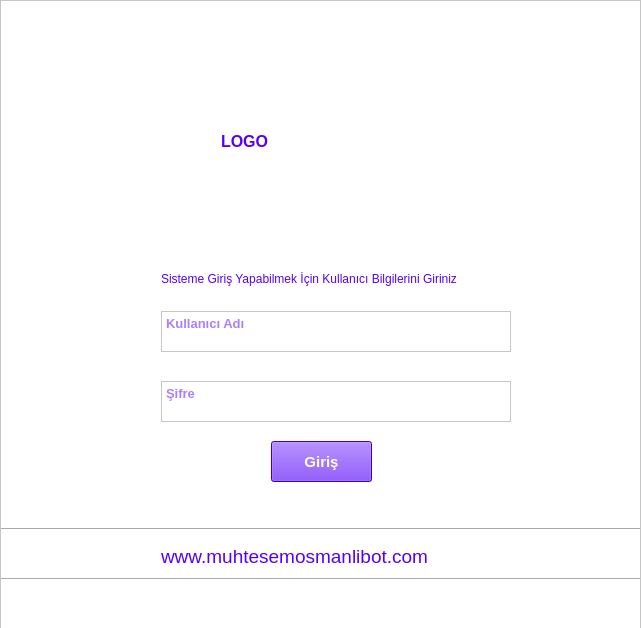
<?xml version="1.0" encoding="UTF-8"?>
<ui version="4.0">
 <class>MainWindow</class>
 <widget class="QMainWindow" name="MainWindow">
  <property name="geometry">
   <rect>
    <x>0</x>
    <y>0</y>
    <width>641</width>
    <height>628</height>
   </rect>
  </property>
  <property name="windowTitle">
   <string>MainWindow</string>
  </property>
  <property name="styleSheet">
   <string notr="true">selection-color: rgb(170, 170, 255);
background-color: rgb(167, 167, 167);
alternate-background-color: rgb(85, 0, 0);
selection-background-color: rgb(85, 255, 127);
</string>
  </property>
  <widget class="QWidget" name="centralwidget">
   <widget class="QScrollArea" name="scrollArea">
    <property name="geometry">
     <rect>
      <x>0</x>
      <y>0</y>
      <width>641</width>
      <height>641</height>
     </rect>
    </property>
    <property name="styleSheet">
     <string notr="true">color: rgb(85, 170, 0);
color: rgb(85, 0, 255);
selection-color: rgb(170, 170, 255);
border-top-color: rgb(255, 0, 0);
background-color: rgb(255, 255, 255);</string>
    </property>
    <property name="widgetResizable">
     <bool>true</bool>
    </property>
    <widget class="QWidget" name="scrollAreaWidgetContents">
     <property name="geometry">
      <rect>
       <x>0</x>
       <y>0</y>
       <width>639</width>
       <height>639</height>
      </rect>
     </property>
     <widget class="QLabel" name="logo">
      <property name="geometry">
       <rect>
        <x>220</x>
        <y>40</y>
        <width>200</width>
        <height>200</height>
       </rect>
      </property>
      <property name="minimumSize">
       <size>
        <width>200</width>
        <height>200</height>
       </size>
      </property>
      <property name="maximumSize">
       <size>
        <width>200</width>
        <height>200</height>
       </size>
      </property>
      <property name="font">
       <font>
        <pointsize>12</pointsize>
        <weight>75</weight>
        <bold>true</bold>
       </font>
      </property>
      <property name="text">
       <string>LOGO</string>
      </property>
     </widget>
     <widget class="QTextEdit" name="email">
      <property name="geometry">
       <rect>
        <x>160</x>
        <y>310</y>
        <width>350</width>
        <height>41</height>
       </rect>
      </property>
      <property name="minimumSize">
       <size>
        <width>350</width>
        <height>41</height>
       </size>
      </property>
      <property name="maximumSize">
       <size>
        <width>350</width>
        <height>41</height>
       </size>
      </property>
      <property name="font">
       <font>
        <pointsize>10</pointsize>
        <weight>75</weight>
        <bold>true</bold>
       </font>
      </property>
      <property name="overwriteMode">
       <bool>false</bool>
      </property>
      <property name="placeholderText">
       <string>Kullanıcı Adı</string>
      </property>
     </widget>
     <widget class="QTextEdit" name="sifre">
      <property name="geometry">
       <rect>
        <x>160</x>
        <y>380</y>
        <width>350</width>
        <height>41</height>
       </rect>
      </property>
      <property name="minimumSize">
       <size>
        <width>350</width>
        <height>41</height>
       </size>
      </property>
      <property name="maximumSize">
       <size>
        <width>350</width>
        <height>41</height>
       </size>
      </property>
      <property name="font">
       <font>
        <pointsize>10</pointsize>
        <weight>75</weight>
        <bold>true</bold>
       </font>
      </property>
      <property name="overwriteMode">
       <bool>false</bool>
      </property>
      <property name="placeholderText">
       <string>Şifre</string>
      </property>
     </widget>
     <widget class="QLabel" name="label">
      <property name="geometry">
       <rect>
        <x>160</x>
        <y>270</y>
        <width>341</width>
        <height>16</height>
       </rect>
      </property>
      <property name="font">
       <font>
        <pointsize>9</pointsize>
        <weight>50</weight>
        <bold>false</bold>
       </font>
      </property>
      <property name="text">
       <string>Sisteme Giriş Yapabilmek İçin Kullanıcı Bilgilerini Giriniz</string>
      </property>
     </widget>
     <widget class="QPushButton" name="girisbuton">
      <property name="geometry">
       <rect>
        <x>270</x>
        <y>440</y>
        <width>101</width>
        <height>41</height>
       </rect>
      </property>
      <property name="font">
       <font>
        <pointsize>11</pointsize>
        <weight>75</weight>
        <bold>true</bold>
       </font>
      </property>
      <property name="styleSheet">
       <string notr="true">color: rgb(255, 255, 255);
background-color: rgb(85, 0, 255);</string>
      </property>
      <property name="text">
       <string>Giriş</string>
      </property>
     </widget>
     <widget class="Line" name="line">
      <property name="geometry">
       <rect>
        <x>0</x>
        <y>520</y>
        <width>641</width>
        <height>16</height>
       </rect>
      </property>
      <property name="orientation">
       <enum>Qt::Horizontal</enum>
      </property>
     </widget>
     <widget class="Line" name="line_2">
      <property name="geometry">
       <rect>
        <x>0</x>
        <y>570</y>
        <width>641</width>
        <height>16</height>
       </rect>
      </property>
      <property name="orientation">
       <enum>Qt::Horizontal</enum>
      </property>
     </widget>
     <widget class="QLabel" name="label_2">
      <property name="geometry">
       <rect>
        <x>160</x>
        <y>540</y>
        <width>341</width>
        <height>31</height>
       </rect>
      </property>
      <property name="font">
       <font>
        <pointsize>14</pointsize>
        <weight>50</weight>
        <bold>false</bold>
       </font>
      </property>
      <property name="text">
       <string>www.muhtesemosmanlibot.com</string>
      </property>
     </widget>
    </widget>
   </widget>
  </widget>
  <action name="actionGiri">
   <property name="text">
    <string>Giriş</string>
   </property>
  </action>
  <action name="actionHesaplar_Ekle">
   <property name="text">
    <string>Hesapları Ekle</string>
   </property>
  </action>
  <action name="actionBot_Ba_lar">
   <property name="text">
    <string>Bot Başlat</string>
   </property>
  </action>
 </widget>
 <resources/>
 <connections/>
</ui>
